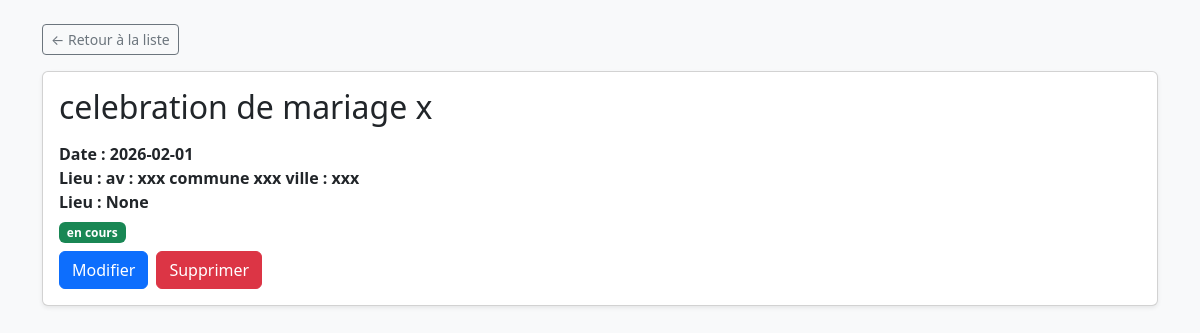
The page /detail/5ec690a2-1341-479e-89ba-2e53b28ab143/ on the database as committed earlier.
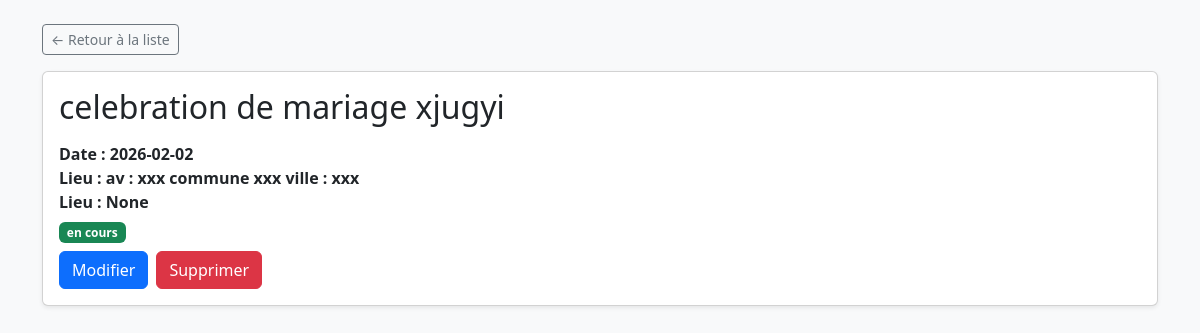
The same page on the database as committed later.
### models.py (models this page shows)
class Event(Base): #event table
    __tablename__="events"
    id = Column(String,primary_key=True,unique=True,default=lambda :str(uuid4()))
    name = Column(String(50))
    type = Column(String(50))
    date = Column(Date)
    address = Column(String(50))
    description = Column(Text,nullable=True)
    created_date = Column(DateTime,default=datetime.now())
    state = Column(String,default="en cours")
    guests = relationship("Guest",back_populates="event",cascade="all,delete")

### Routers/event.py (the view)
@Root.get("/detail/{event_id}/")#la root pour voir un evenement
def eventDetail(request:Request,event_id : str,event:Session = Depends(connecting)):
    getEvent = event.query(Event).filter(Event.id == event_id).first()
    return templates.TemplateResponse("Event/List/detail.html",{'request':request,"event":getEvent})

### Templates/Event/List/detail.html (shortened to what this page needs)
<!DOCTYPE html>
<html lang="fr">
<head>
    <link href="https://cdn.jsdelivr.net/npm/bootstrap@5.3.2/dist/css/bootstrap.min.css" rel="stylesheet">
</head>
<body class="bg-light">
<div class="container py-4">
    <div class="mb-3">
        <a href="{{url_for('event_list')}}" class="btn btn-outline-secondary btn-sm">
            ← Retour à la liste
        </a>
    </div>
    <div class="card shadow-sm">
        <div class="card-body">
            <h2 class="card-title mb-3">
                {{ event.name }}
            </h2>
                <div class="col-md-6 mb-2">
                    <strong class="mb-4">Date :  {{ event.date }} </strong><br>
                    <strong class="mb-2">Lieu : {{ event.address}}</strong><br>
                    <strong class="mb-2">Lieu : {{ event.description }}</strong><br>
                    <span class="badge bg-success mt-2">
                    {{event.state}}
                </span>
            </div>
            <div class="d-flex gap-2">
                <a href="/edit_event/{{ event.id }}" class="btn btn-primary">
                    Modifier
                </a>
                <form action="/delete_event/{{ event.id }}" method="post">
                    <button type="submit" onclick="return confirm ('voulez-vous supprimer cet evenement')" class="btn btn-danger">
                        Supprimer
                    </button>
                </form>
            </div>
        </div>
    </div>
</div>
</body>
</html>

Rows that differ between the two databases and show on the page:
changed Event "av : xxx commune xxx ville : xxx": name "celebration de mariage x" → "celebration de mariage xjugyi"; date "2026-02-01" → "2026-02-02"
